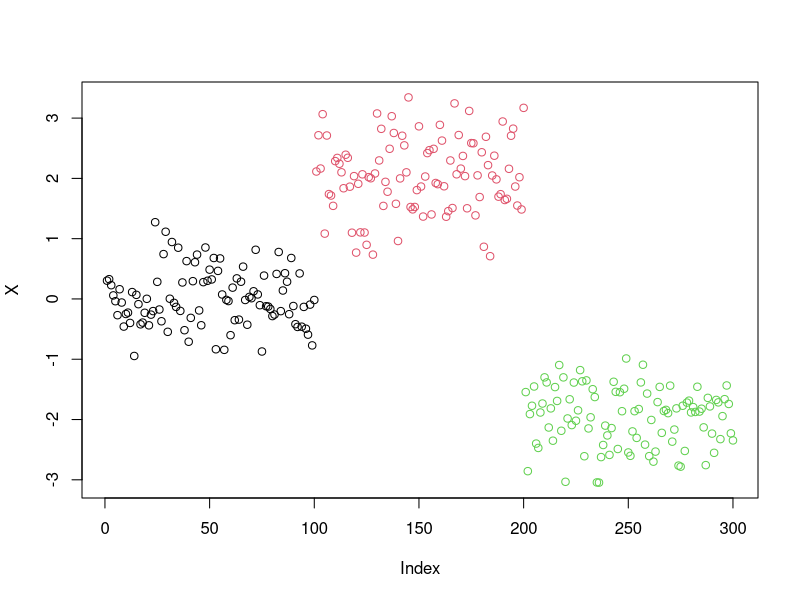
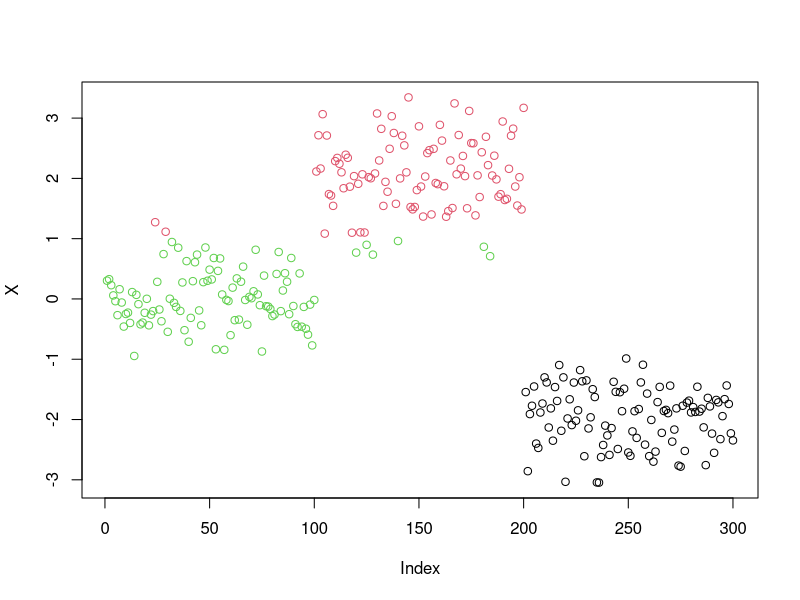
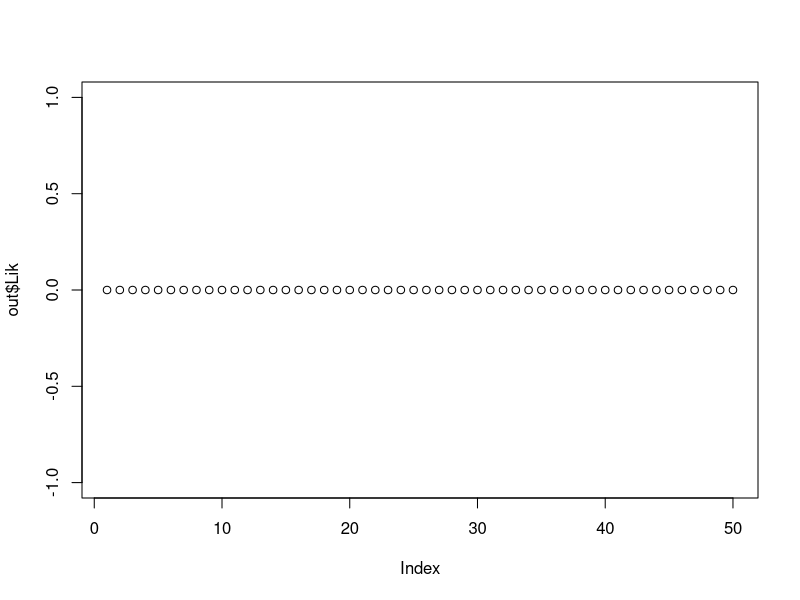

Write the R code that produced these figures, in order.
## ---- chunk 1
knitr::opts_chunk$set(echo = TRUE)
## ---- chunk 2
# Code for the EM algo for an univaraite (p=1) GMM
myEM <- function(X,K,maxit=50,disp=FALSE,...){
   n = length(X); Lik = rep(0,maxit)
   T = matrix(NA,nrow=n,ncol=K)
   
   # Initialization of \theta
   prop = rep(1/K,K)
   sigma = rep(1,K)
   mu = rnorm(K,mean=mean(X),sd=1)
   
   # The main loop of the EM algo
   for (it in 1:maxit){
      # The E step
      for (k in 1:K){
         T[,k] = prop[k] * dnorm(X,mean=mu[k],sd=sqrt(sigma[k]))
      }
      T = T / rowSums(T) %*% matrix(1,nrow=1,ncol=K) # for normalizing
      
      # The M step
      for (k in 1:K){
         prop[k] = sum(T[,k]) / n
         mu[k] = sum(T[,k] * X) / sum(T[,k])
         sigma[k] = sum(T[,k] * (X-mu[k])^2) / sum(T[,k])
      }
      
      # Visualization
      grp = max.col(T)
      if (disp){ plot(X,rep(1,n),col=grp);
         points(mu,rep(1,3),pch=19,cex=2,col=1:3); Sys.sleep(0.5)}
      
      # Likelihood evaluation
      # To do at home using the sum-log-exp trick explained last week!
   }
   # Returning the results
   list(prop=prop,mu=mu,sigma=sigma,T=T,grp=grp,Lik=Lik)
}
## ---- chunk 3
mu = c(0,2,-2)
sigma = c(0.2,0.3,0.2)
X = c(rnorm(100,mu[1],sqrt(sigma[1])),
      rnorm(100,mu[2],sqrt(sigma[2])),
      rnorm(100,mu[3],sqrt(sigma[3])))
cls = rep(1:3,rep(100,3))
plot(X,col = cls)

out = myEM(X,K=3)
plot(X,col = out$grp)
out$mu
## ---- chunk 4
plot(out$Lik)
